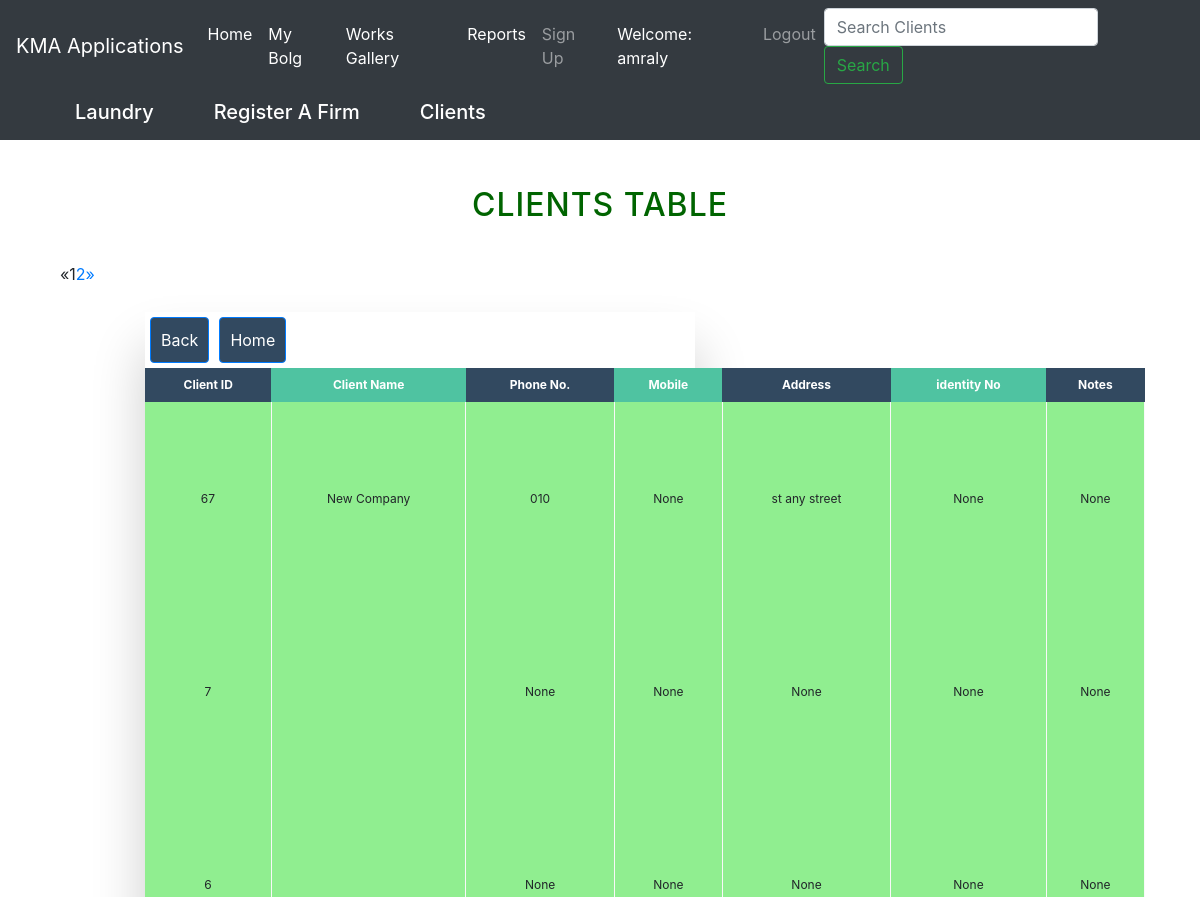
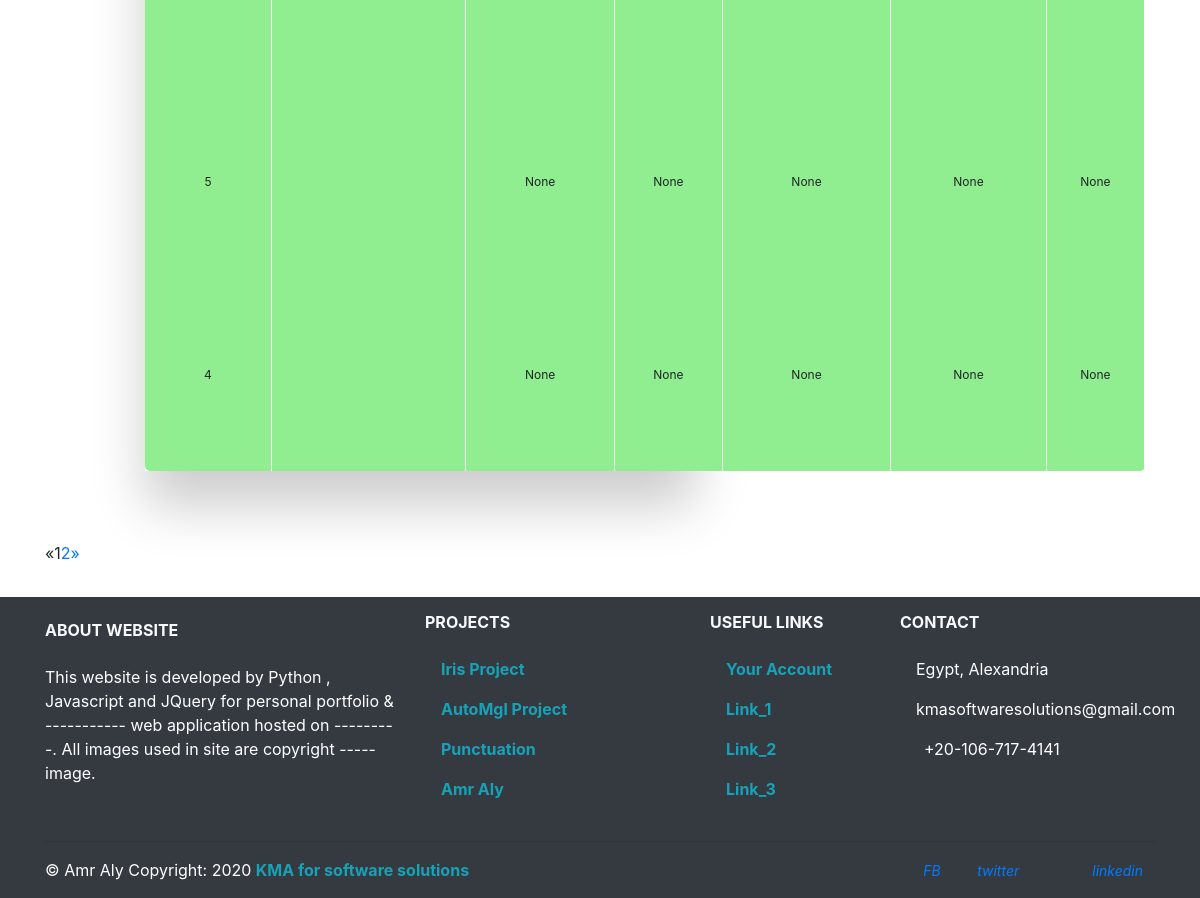
Page /crm/results/ (signed in) on the committed database (2 pictures, top to bottom).
### crm/models.py (models this page shows, shortened)
class Clients(models.Model):
    name       = models.CharField(max_length=200)
    phone      = models.CharField(max_length=20, blank=True, null=True)
    mobile     = models.CharField(max_length=20, blank=True, null=True)
    address    = models.CharField(max_length=200, blank=True, null=True)
    photo      = models.ImageField(upload_to='Clients_pics', blank=True)
    identityNo = models.CharField(max_length=200, blank=True, null=True)
    notes      = models.CharField(max_length=2000, blank=True, null=True)

### crm/views.py (the view)
# urls.py: path('results/', views.Search, name='search'),
def Search(request):
    _search = request.GET.get('q')
    if _search:
        results = Clients.objects.order_by('-id')\
                 .filter(Q(name__icontains=_search)\
                 | Q(phone__icontains=_search)\
                 | Q(mobile__icontains=_search))
    else:
        results = Clients.objects.all().order_by('-id')
    paginator = Paginator(results, 5) # One result per page
    page = request.GET.get('page')
    try:
        search_result = paginator.page(page)
    except PageNotAnInteger:
        search_result = paginator.page(1)
    except EmptyPage:
        search_result = paginator.page(paginator.num_pages)
    context={ 'search_res':search_result,
              'page':page,
              'results':results,
            }
    return render(request, 'tables.html', context)

### crm/templates/tables.html (shortened to what this page needs)
{% extends 'index.html' %}
{% load bootstrap %} {% load static %} {% block content %}
<head>
    <link rel="stylesheet" href="{% static 'css/tables.css' %}">
    <link rel="stylesheet" href="{% static 'css/pagination.css' %}">
    <link rel="stylesheet" href="{% static 'css/bootstrap.min.css' %}">
</head>
<span>
  <h2 style="color:DarkGreen;">Clients Table</h2>
</span>
<div class="container" id='div-table'>
  {% include "crm/pagination.html" with page=search_res %}
    <div class="col-md-8 col-md-offset-2">
      <div class="panel panel-default">
            <div class="panel-body">
                <div class="table-wrapper">
                  <table class="fl-table" id="table">
                      {% if client %}
                      <a class="btn btn-primary" href="{% url 'crm:clients' %}" id="btn-cl">Back</a>
                      <a class="btn btn-primary" href="{% url 'crm:home' %}" id="btn-cl">Go To ID</a>
                          <thead>
                            <tr>
                                <th>Client ID</th>
                                <th>Client Name</th>
                                <th>Phone No.</th>
                                <th>Mobile</th>
                                <th>Address</th>
                                <th>identity No</th>
                                <th>Notes</th>
                            </tr>
                        </thead>
                        {% for cl in client %}
                        <tbody>
                            <tr>
                                <td>{{cl.id}}</td>
                                <td>{{cl.name}}</td>
                                <td>{{cl.phone}}</td>
                                <td>{{cl.mobile}}</td>
                                <td>{{cl.address}}</td>
                                <td>{{cl.identityNo}}</td>
                                <td>{{cl.notes}}</td>
                            </tr>
                        </tbody>
                        {% endfor %}
                        {% elif results %}
                        <a class="btn btn-primary" href="{% url 'crm:clients' %}" id="btn-cl">Back</a>
                        <a class="btn btn-primary" href="{% url 'crm:home' %}" id="btn-cl">Home</a>
                        <thead>
                              <tr>
                                  <th>Client ID</th>
                                  <th>Client Name</th>
                                  <th>Phone No.</th>
                                  <th>Mobile</th>
                                  <th>Address</th>
                                  <th>identity No</th>
                                  <th>Notes</th>
                               </tr>
                        </thead>
                            {% for cl in search_res %}
                            <tbody>
                                <tr>
                                    <td>{{cl.id}}</td>
                                    <td>{{cl.name}}</td>
                                    <td>{{cl.phone}}</td>
                                    <td>{{cl.mobile}}</td>
                                    <td>{{cl.address}}</td>
                                    <td>{{cl.identityNo}}</td>
                                    <td>{{cl.notes}}</td>
                                </tr>
                            </tbody>
                            {% endfor %}
                        {% endif %}
                    </table>
                </div>
            </div>
        </div>
    </div>
</div>
{% include "crm/pagination.html" with page=search_res %}
{% endblock %}

### crm/templates/index.html (shortened to what this page needs)
{% load static %}
{% load bootstrap %}
<!DOCTYPE html>
<html lang="en">
<head>
    <link rel="stylesheet" href="{% static 'css/style.css' %}">
    <link rel="stylesheet" href="{% static 'css/bootstrap.min.css' %}">
</head>
<body class="override">
    <header>
        <nav class="navbar navbar-expand-md navbar-dark bg-dark fixed top-0">
            <a class="navbar-brand" href="/">KMA Applications</a>
            <div class="collapse navbar-collapse" id="navbarCollapse">
                <ul class="navbar-nav mr-auto">
                    <li class="nav-item active">
                        <a class="nav-link" href="/crm">Home<span class="sr-only">(current)</span></a>
                    </li>
                    <li class="nav-item active">
                        <a class="nav-link" href="{% url 'blog:allblogs' %}">My Bolg<span class="sr-only">(current)</span></a>
                    </li>
                    <li class="nav-item active">
                        <a class="nav-link" href="{% url 'jobs:home' %}">Works Gallery</a>
                    </li>
                    <li class="nav-item active">
                        <a class="nav-link" href="/crm/reports/">Reports</a>
                    </li>
                    <li class="nav-item">
                        <a class="nav-link" href="{% url 'signup' %}">Sign Up</a>
                    </li>
                    {% if user.is_authenticated %}
                        <li class="nav-item active">
                            <a class="nav-link disabled">Welcome: {{ user.username }}</a>
                        </li>
                        <li class="nav-item">
                            <a class="nav-link" href="{% url 'logout' %}">Logout</a>
                        </li>
                    {% else %}
                        <li class="nav-item">
                            <a class="nav-link" href="{% url 'login' %}">Login</a>
                        </li>
                    {% endif %}
                </ul>
                <form class="form-inline mt-2 mt-md-0" method="GET" action="{% url 'crm:search' %}">
                    <input class="form-control mr-sm-2" type="text" name='q' placeholder="Search Clients" value="{{request.GET.q}}" aria-label="Search">
                    <button class="btn btn-outline-success my-2 my-sm-0" type="submit">Search</button>
                </form>
            </div>
        </nav>
        <nav class="navbar navbar-expand-lg navbar-lightdark bg-dark mb-3 fixed top-0" id="nav-main">
            <div class="container">
                <div id="navbar" class="collapse navbar-collapse">
                    <ul class="nav navbar-nav navbar-right">
                        <li>
                            <h5><a href="/laundry/" id="rec">Laundry </a></h5>
                        </li>
                        <li>
                            <h5><a href="/crm/record/" id="rec">Register A Firm</a></h5>
                        </li>
                        <li>
                            <h5><a href="{% url 'crm:clients' %}" id="index-cl">Clients</a></h5>
                        </li>
                    </ul>
                </div>
        </nav>
    </header>
    <div class="container">
        <div class="row">
            <div class="col">
                {% block content %}
                {% endblock %}
            </div>
        </div>
    </div>
            <footer class="page-footer bg-dark text-white font-small mdb-color">
                <div class="container text-center text-md-left">
                    <div class="row text-center text-md-left mt-3 pb-2">
                        <div class="col-md-4 col-lg-4 col-xl-4 mx-auto mt-4">
                            <h6 class="text-uppercase mb-4 font-weight-bold text-light">About WebSite </h6>
                            <p>This website is developed by Python , Javascript  and JQuery for personal portfolio &amp; ----------- web application hosted on ---------. All images used in site are copyright ----- image.</p>
                        </div>
                        <div class="col-md-3 col-lg-3 col-xl-3 mx-auto mt-3">
                            <h6 class="text-uppercase mb-4 font-weight-bold text-light">Projects</h6>
                            <p>
                                <a class="text-info font-weight-bold" href="#"> Iris Project</a>
                            </p>
                            <p>
                            <a class="text-info font-weight-bold" href="#"> AutoMgl Project</a>
                            </p>
                            <p>
                            <a class="text-info font-weight-bold" href="#">Punctuation</a>
                            </p>
                            <p>
                            <a class="text-info font-weight-bold" href="#"> Amr Aly</a>
                            </p>
                        </div>
                        <div class="col-md-3 col-lg-2 col-xl-2 mx-auto mt-3">
                            <h6 class="text-uppercase mb-4 font-weight-bold text-light">Useful links</h6>
                            <p>
                            <a class="text-info font-weight-bold" href="#"> Your Account</a>
                            </p>
                            <p>
                            <a class="text-info font-weight-bold" href="#"> Link_1</a>
                            </p>
                            <p>
                            <a class="text-info font-weight-bold" href="#" target="_blank"> Link_2</a>
                            </p>
                            <p>
                            <a class="text-info font-weight-bold" href="#" target="_blank"> Link_3</a>
                            </p>
                        </div>
                        <div class="col-md-3 col-lg-3 col-xl-3 mx-auto mt-3">
                            <h6 class="text-uppercase mb-4 font-weight-bold text-light">Contact</h6>
                            <p>
                             Egypt, Alexandria</p>
                            <p>
                             kmasoftwaresolutions@gmail.com</p>
                            <p>
                             +20-106-717-4141</p>
                        </div>
                    </div>
                    <hr>
                    <div class="row d-flex align-items-center">
                        <div class="col-md-7 col-lg-8">
                            <p class="text-center text-md-left">&copy Amr Aly Copyright:  {% now "Y" %}
                            <a href="https://github.com/cehceh" target="_blank">
                                <strong class="text-info font-weight-bold"> KMA for software solutions</strong>
                            </a>
                            </p>
                        </div>
                            <div class="col-md-5 col-lg-4 ml-lg-0">
                                <div class="text-center text-md-right">
                                    <ul class="list-unstyled list-inline">
                                        <li class="list-inline-item">
                                        <a class="btn-floating btn-sm rgba-white-slight mx-1" href="https://www.facebook.com" target="_blank">
                                            <i class="fab fa-facebook-f" aria-hidden="false">FB</i>
                                        </a>
                                        </li>
                                        <li class="list-inline-item">
                                        <a class="btn-floating btn-sm rgba-white-slight mx-1" href="https://twitter.com/" target="_blank">
                                            <i class="fab fa-twitter" aria-hidden="true">twitter</i>
                                        </a>
                                        </li>
                                        <li class="list-inline-item">
                                        <a class="btn-floating btn-sm rgba-white-slight mx-1" href="https://google.com/" target="_blank">
                                        </a>
                                        </li>
                                        <li class="list-inline-item">
                                            <a class="btn-floating btn-sm rgba-white-slight mx-1" href="https://www.linkedin.com/in/amr-ali-82909894/" target="_blank">
                                                <i class="fab fa-linkedin-in" aria-hidden="true">linkedin</i>
                                            </a>
                                        </li>
                                    </ul>
                                </div>
                            </div>
                    </div>
                </div>
            </footer>
</body>
</html>

### crm/static/css/style.css (style rules this page uses)
#signup, #index-cl, #rec, #mycrm { color: white; padding: 10px; margin: 20px }
#btn-cl, #btn-rec { padding: 10px; margin: 5px; background-color: #324960; }

### crm/static/css/tables.css (style rules this page uses)
* { box-sizing: border-box; -webkit-box-sizing: border-box; -moz-box-sizing: border-box; }
body { font-family: Helvetica; -webkit-font-smoothing: antialiased; background: rgba( 71, 147, 227, 1); }
h2 { text-align: center; font-size: 18px; text-transform: uppercase; letter-spacing: 1px; color: white; padding: 30px 0; }
.table-wrapper { margin: 10px 70px 70px; box-shadow: 0px 35px 50px rgba( 0, 0, 0, 0.2); }
.fl-table { border-radius: 5px; font-size: 12px; font-weight: normal; border: none; border-collapse: collapse; width: 100%; max-width: 200%; white-space: nowrap; background-color: lightgreen; width: 1000px; height: 1000px; }
.fl-table td, .fl-table th { text-align: center; padding: 8px; }
.fl-table td { border-right: 1px solid #f8f8f8; font-size: 12px; }
.fl-table thead th { color: #ffffff; background: #4FC3A1; }
.fl-table thead th:nth-child(odd) { color: #ffffff; background: #324960; }

### rows in the picture
Clients: id "67", name "New Company", phone "010", mobile "None", address "st any street", identityNo "None", notes "None"
Clients: id "7", phone "None", mobile "None", address "None", identityNo "None", notes "None"
Clients: id "6", phone "None", mobile "None", address "None", identityNo "None", notes "None"
Clients: id "5", phone "None", mobile "None", address "None", identityNo "None", notes "None"
Clients: id "4", phone "None", mobile "None", address "None", identityNo "None", notes "None"

### other values in the picture
{{ user.username }} "amraly"
{{ i }} "1" "1"
{{ i }} "2" "2"
